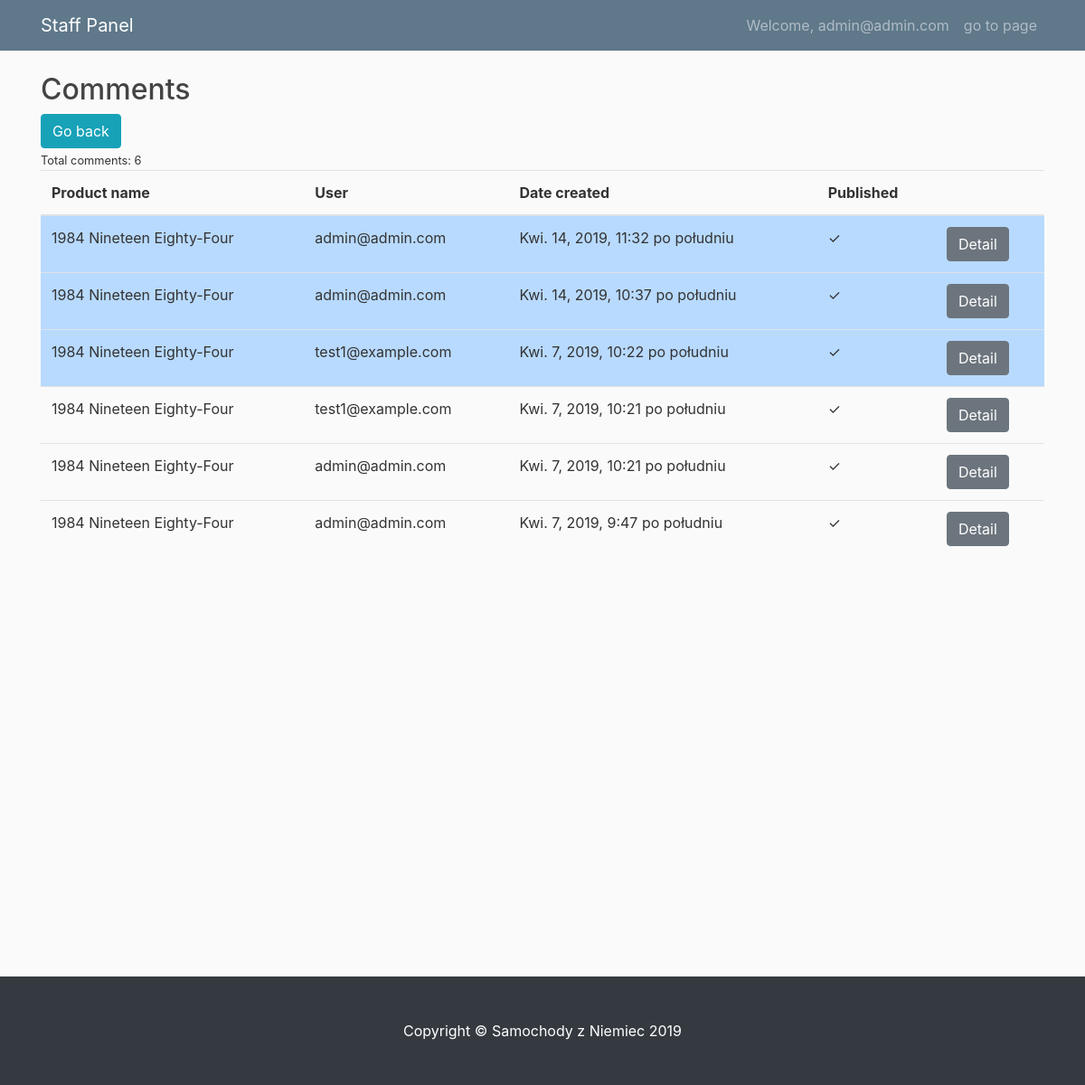
The app's page /staff/comment_list (signed in) with its own data.
### account/models.py (models this page shows, shortened)
class User(AbstractBaseUser):
    email = models.EmailField(max_length=255, unique=True)
    is_active = models.BooleanField(default=True)  # can login
    is_staff = models.BooleanField(default=False)  # staff user non superuser
    is_admin = models.BooleanField(default=False)  # superuser
    created = models.DateTimeField(auto_now_add=True)
    updated = models.DateTimeField(auto_now=True)
    orders = models.ManyToManyField("orders.Order")
    first_name = models.CharField(max_length=100)
    last_name = models.CharField(max_length=100)
    phone = models.CharField(max_length=100, null=True)
    street = models.CharField(max_length=100, null=True)
    city = models.CharField(max_length=100, null=True)
    province = models.CharField(max_length=100, null=True, blank=True)
    code = models.CharField(max_length=100, null=True)
    country = models.CharField(max_length=100, null=True)
    USERNAME_FIELD = "email"  # username
    REQUIRED_FIELDS = []
    objects = UserManager()
    def __str__(self):
        return self.email

### shop/models.py (models this page shows, shortened)
class Comment(models.Model):
    product = models.ForeignKey(Product, on_delete=models.CASCADE)
    user = models.ForeignKey(User, on_delete=models.CASCADE)
    body = models.TextField()
    date_created = models.DateTimeField(auto_now_add=True)
    date_updated = models.DateTimeField(auto_now=True)
    is_active = models.BooleanField(default=False)
    is_new = models.BooleanField(default=True)
    class Meta:
        ordering = ["date_created"]

class Product(models.Model):
    name = models.CharField(max_length=100, db_index=True)
    slug = models.SlugField(max_length=150, db_index=True)
    description = models.TextField()
    price = models.DecimalField(max_digits=10, decimal_places=2)
    stock = models.PositiveIntegerField()
    available = models.BooleanField(default=True)
    created = models.DateTimeField(auto_now_add=True)
    updated = models.DateTimeField(auto_now=True)
    category = models.ForeignKey(
        Category, on_delete=models.SET_NULL, null=True, blank=True
    )
    image = models.ImageField(upload_to="images/", default="")
    total_rating = models.DecimalField(max_digits=3, decimal_places=2, default=0)
    count_rating = models.PositiveIntegerField(default=0)
    likes = models.IntegerField(default=0)
    class Meta:
        ordering = ("name",)
    def __str__(self):
        return self.name

### staff/decorators.py (the view)
    def wrap(request, *args, **kwargs):
        if request.user.is_authenticated and request.user.is_staff:
            return func(request, *args, **kwargs)
        elif request.user.is_authenticated:
            return redirect("shop:index")
        else:
            return redirect("account:login")

### cart/context_processors.py (called while the page is built)
def cart(request):
    return {'cart': Cart(request)}

### staff/templates/staff/comment_list.html
{% extends 'staff/base.html' %}
{% load crispy_forms_tags %}
{% block content %}
<div class="row">
    <div class="col">
        <div>
            <h2>Comments</h2>
        </div>
        <div class="row">
            <div class="col">
                <a href="{% url 'staff:panel' %}" class="btn btn-info">Go back</a>
            </div>
        </div>
        {% with comments.count as total_comments %}
        <small>Total comments: {{total_comments}} </small>
        {% endwith%}
        <table class="table table-hover">
            <thead>
                <tr>
                    <th scope="col">Product name</th>
                    <th scope="col">User</th>
                    <th scope="col">Date created</th>
                    <th scope="col">Published</th>
                    <th scope="col"></th>
                </tr>
            </thead>
            <tbody>
                {% for comment in comments %}
                <tr class="{% if comment.is_new %} table-primary {% endif %}">
                    <td>{{comment.product}} </td>
                    <td>{{comment.user}}</td>
                    <td>{{comment.date_created}}</td>
                    <td>{% if comment.is_active %} &check;
                        {% else %}
                        &cross;
                        {% endif%}</td>
                    <td><a href="{% url 'staff:comment_detail' pk=comment.pk %}" class="btn btn-secondary">Detail</a>
                    </td>
                </tr>
                {% endfor %}
            </tbody>
        </table>
    </div>
</div>
{% endblock %}

### staff/templates/staff/base.html (shortened to what this page needs)
{% load static %}
<!DOCTYPE html>
<html lang="en">
<head>
    <link rel="stylesheet" href="https://maxcdn.bootstrapcdn.com/bootstrap/4.0.0/css/bootstrap.min.css"
>
    <link href="{% static 'css/shop.css' %}" rel="stylesheet">
</head>
<body>
    <nav class="navbar navbar-expand-md navbar-dark bg-steel fixed-top">
        <div class="container">
            <a class="navbar-brand mr-4" href="{% url 'staff:panel' %}">Staff Panel</a>
            <div class="collapse navbar-collapse" id="navbarToggle">
                <div class="navbar-nav">
                    <a class="nav-item nav-link" href="{% url 'account:profile'%}">
                        Welcome, {{ user.email }}
                    </a>
                    <a class="nav-item nav-link" href="{% url 'shop:index'%}"> go to page </a>
                </div>
            </div>
        </div>
    </nav>
    <div class="container" style="min-height: 1000px;">
        {% block content%}
        {% endblock%}
    </div>
    <footer class="py-5 bg-dark">
        <div class="container">
            <p class="m-0 text-center text-white">Copyright &copy; Samochody z Niemiec 2019</p>
        </div>
    </footer>
</body>
</html>

### shop/static/css/shop.css (style rules this page uses)
body { background: #fafafa; color: #333333; margin-top: 5rem; }
h1, h2, h3, h4, h5, h6 { color: #444444; }
.bg-steel { background-color: #5f788a; }

### records on screen
User: email "admin@admin.com"
Comment: product "1984 Nineteen Eighty-Four", user "admin@admin.com", date_created "Kwi. 14, 2019, 11:32 po południu"
Comment: product "1984 Nineteen Eighty-Four", user "admin@admin.com", date_created "Kwi. 14, 2019, 10:37 po południu"
Comment: product "1984 Nineteen Eighty-Four", user "test1@example.com", date_created "Kwi. 7, 2019, 10:22 po południu"
Comment: product "1984 Nineteen Eighty-Four", user "test1@example.com", date_created "Kwi. 7, 2019, 10:21 po południu"
Comment: product "1984 Nineteen Eighty-Four", user "admin@admin.com", date_created "Kwi. 7, 2019, 10:21 po południu"
Comment: product "1984 Nineteen Eighty-Four", user "admin@admin.com", date_created "Kwi. 7, 2019, 9:47 po południu"

### other values on screen
{{ total_comments }} "6"
